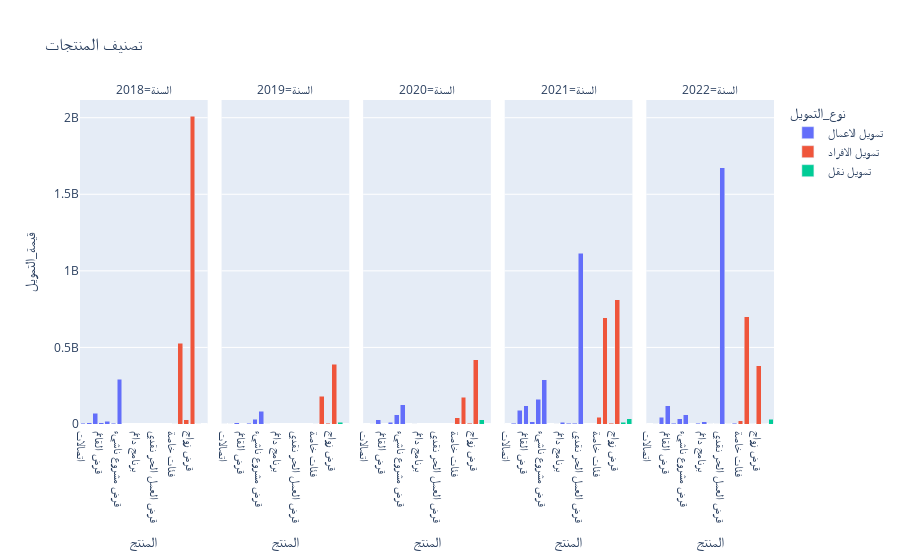

Notebook source saved alongside this figure:
### Code cell
df1 = data.groupby(["السنة", "المنتج", "نوع_التمويل"]).sum().reset_index(level=[0,1,2])
fig = px.bar(df1, x="المنتج", y="قيمة_التمويل", barmode="stack", color="نوع_التمويل", title="تصنيف المنتجات", facet_col="السنة")
#fig.update_xaxes(tickangle=45)
fig.show()

### Figure 1 — Plotly figure (JSON) as saved in the notebook; plotly's stock layout.template omitted (floating-point values rounded to 4 significant figures)
{"data": [{"alignmentgroup": "True", "hovertemplate": "نوع_التمويل=تمويل الاعمال<br>السنة=2018<br>المنتج=%{x}<br>قيمة_التمويل=%{y}<extra></extra>", "legendgroup": "تمويل الاعمال", "marker": {"color": "#636efa", "pattern": {"shape": ""}}, "name": "تمويل الاعمال", "offsetgroup": "تمويل الاعمال", "orientation": "v", "showlegend": true, "textposition": "auto", "type": "bar", "x": ["اتصالات", "عربات البيع المتنقلة", "قرض التميز", "قرض القائم", "قرض خريجين ناشيء", "قرض مشروع حل", "قرض مشروع ناشيء"], "xaxis": "x", "y": [3735000, 9351300, 68849352, 6976000, 17687500, 6164000, 292862234], "yaxis": "y"}, {"alignmentgroup": "True", "hovertemplate": "نوع_التمويل=تمويل الاعمال<br>السنة=2019<br>المنتج=%{x}<br>قيمة_التمويل=%{y}<extra></extra>", "legendgroup": "تمويل الاعمال", "marker": {"color": "#636efa", "pattern": {"shape": ""}}, "name": "تمويل الاعمال", "offsetgroup": "تمويل الاعمال", "orientation": "v", "showlegend": false, "textposition": "auto", "type": "bar", "x": ["اتصالات", "الإختراع", "عربات البيع المتنقلة", "قرض التميز", "قرض خريجين ناشيء", "قرض مشروع حل", "قرض مشروع ناشيء"], "xaxis": "x2", "y": [565000, 897000, 1089000, 7990190, 5385000, 29910000, 82454000], "yaxis": "y2"}, {"alignmentgroup": "True", "hovertemplate": "نوع_التمويل=تمويل الاعمال<br>السنة=2020<br>المنتج=%{x}<br>قيمة_التمويل=%{y}<extra></extra>", "legendgroup": "تمويل الاعمال", "marker": {"color": "#636efa", "pattern": {"shape": ""}}, "name": "تمويل الاعمال", "offsetgroup": "تمويل الاعمال", "orientation": "v", "showlegend": false, "textposition": "auto", "type": "bar", "x": ["عربات البيع المتنقلة", "قرض التميز", "قرض امتياز تجاري", "قرض خريجين ناشيء", "قرض مشروع حل", "قرض مشروع ناشيء"], "xaxis": "x3", "y": [2873000, 28926749, 1345150, 11745000, 59882000, 127258111], "yaxis": "y3"}, {"alignmentgroup": "True", "hovertemplate": "نوع_التمويل=تمويل الاعمال<br>السنة=2021<br>المنتج=%{x}<br>قيمة_التمويل=%{y}<extra></extra>", "legendgroup": "تمويل الاعمال", "marker": {"color": "#636efa", "pattern": {"shape": ""}}, "name": "تمويل الاعمال", "offsetgroup": "تمويل الاعمال", "orientation": "v", "showlegend": false, "textposition": "auto", "type": "bar", "x": ["برنامج دائم", "برنامج ساهم", "عربات البيع المتنقلة", "قرض التقنيات الناشئة", "قرض التميز", "قرض العمل الحر نقدي", "قرض القائم", "قرض امتياز تجاري", "قرض خريجين ناشيء", "قرض مشروع حل", "قرض مشروع ناشيء"], "xaxis": "x4", "y": [10898438, 4842000, 6268600, 5115726, 90278561, 1113908000, 118031000, 895000, 14780000, 163075180, 288113823], "yaxis": "y4"}, {"alignmentgroup": "True", "hovertemplate": "نوع_التمويل=تمويل الاعمال<br>السنة=2022<br>المنتج=%{x}<br>قيمة_التمويل=%{y}<extra></extra>", "legendgroup": "تمويل الاعمال", "marker": {"color": "#636efa", "pattern": {"shape": ""}}, "name": "تمويل الاعمال", "offsetgroup": "تمويل الاعمال", "orientation": "v", "showlegend": false, "textposition": "auto", "type": "bar", "x": ["برنامج دائم", "برنامج ساهم", "سيولة", "عربات البيع المتنقلة", "قرض التقنيات الناشئة", "قرض التميز", "قرض العمل الحر نقدي", "قرض القائم", "قرض امتياز تجاري", "قرض خريجين ناشيء", "قرض مشروع حل", "قرض مشروع ناشيء", "قرض نقاط البيع"], "xaxis": "x5", "y": [13184750, 1600000, 575000, 1615192, 2365000, 44880980, 1673060000, 119084000, 3594000, 6105000, 32917620, 61157956, 3509000], "yaxis": "y5"}, {"alignmentgroup": "True", "hovertemplate": "نوع_التمويل=تمويل الافراد<br>السنة=2018<br>المنتج=%{x}<br>قيمة_التمويل=%{y}<extra></extra>", "legendgroup": "تمويل الافراد", "marker": {"color": "#EF553B", "pattern": {"shape": ""}}, "name": "تمويل الافراد", "offsetgroup": "تمويل الافراد", "orientation": "v", "showlegend": true, "textposition": "auto", "type": "bar", "x": ["فئات خاصة", "قرض أسرة", "قرض ترميم", "قرض زواج"], "xaxis": "x", "y": [1596000, 527655000, 28458000, 2009784000], "yaxis": "y"}, {"alignmentgroup": "True", "hovertemplate": "نوع_التمويل=تمويل الافراد<br>السنة=2019<br>المنتج=%{x}<br>قيمة_التمويل=%{y}<extra></extra>", "legendgroup": "تمويل الافراد", "marker": {"color": "#EF553B", "pattern": {"shape": ""}}, "name": "تمويل الافراد", "offsetgroup": "تمويل الافراد", "orientation": "v", "showlegend": false, "textposition": "auto", "type": "bar", "x": ["فئات خاصة", "قرض أسرة", "قرض ترميم", "قرض زواج"], "xaxis": "x2", "y": [294000, 180276000, 5664000, 388914000], "yaxis": "y2"}, {"alignmentgroup": "True", "hovertemplate": "نوع_التمويل=تمويل الافراد<br>السنة=2020<br>المنتج=%{x}<br>قيمة_التمويل=%{y}<extra></extra>", "legendgroup": "تمويل الافراد", "marker": {"color": "#EF553B", "pattern": {"shape": ""}}, "name": "تمويل الافراد", "offsetgroup": "تمويل الافراد", "orientation": "v", "showlegend": false, "textposition": "auto", "type": "bar", "x": ["فئات خاصة", "قرض أسرة", "قرض ترميم", "قرض زواج"], "xaxis": "x3", "y": [40194000, 174927000, 6072000, 420864000], "yaxis": "y3"}, {"alignmentgroup": "True", "hovertemplate": "نوع_التمويل=تمويل الافراد<br>السنة=2021<br>المنتج=%{x}<br>قيمة_التمويل=%{y}<extra></extra>", "legendgroup": "تمويل الافراد", "marker": {"color": "#EF553B", "pattern": {"shape": ""}}, "name": "تمويل الافراد", "offsetgroup": "تمويل الافراد", "orientation": "v", "showlegend": false, "textposition": "auto", "type": "bar", "x": ["فئات خاصة", "قرض أسرة", "قرض ترميم", "قرض زواج"], "xaxis": "x4", "y": [44412000, 693816000, 4272000, 812070000], "yaxis": "y4"}, {"alignmentgroup": "True", "hovertemplate": "نوع_التمويل=تمويل الافراد<br>السنة=2022<br>المنتج=%{x}<br>قيمة_التمويل=%{y}<extra></extra>", "legendgroup": "تمويل الافراد", "marker": {"color": "#EF553B", "pattern": {"shape": ""}}, "name": "تمويل الافراد", "offsetgroup": "تمويل الافراد", "orientation": "v", "showlegend": false, "textposition": "auto", "type": "bar", "x": ["فئات خاصة", "قرض أسرة", "قرض ترميم", "قرض زواج"], "xaxis": "x5", "y": [21984000, 699318000, 732000, 380994000], "yaxis": "y5"}, {"alignmentgroup": "True", "hovertemplate": "نوع_التمويل=تمويل نقل<br>السنة=2018<br>المنتج=%{x}<br>قيمة_التمويل=%{y}<extra></extra>", "legendgroup": "تمويل نقل", "marker": {"color": "#00cc96", "pattern": {"shape": ""}}, "name": "تمويل نقل", "offsetgroup": "تمويل نقل", "orientation": "v", "showlegend": true, "textposition": "auto", "type": "bar", "x": ["قرض سيارة"], "xaxis": "x", "y": [2472152], "yaxis": "y"}, {"alignmentgroup": "True", "hovertemplate": "نوع_التمويل=تمويل نقل<br>السنة=2019<br>المنتج=%{x}<br>قيمة_التمويل=%{y}<extra></extra>", "legendgroup": "تمويل نقل", "marker": {"color": "#00cc96", "pattern": {"shape": ""}}, "name": "تمويل نقل", "offsetgroup": "تمويل نقل", "orientation": "v", "showlegend": false, "textposition": "auto", "type": "bar", "x": ["قرض سيارة"], "xaxis": "x2", "y": [11418000], "yaxis": "y2"}, {"alignmentgroup": "True", "hovertemplate": "نوع_التمويل=تمويل نقل<br>السنة=2020<br>المنتج=%{x}<br>قيمة_التمويل=%{y}<extra></extra>", "legendgroup": "تمويل نقل", "marker": {"color": "#00cc96", "pattern": {"shape": ""}}, "name": "تمويل نقل", "offsetgroup": "تمويل نقل", "orientation": "v", "showlegend": false, "textposition": "auto", "type": "bar", "x": ["قرض سيارة"], "xaxis": "x3", "y": [28796268], "yaxis": "y3"}, {"alignmentgroup": "True", "hovertemplate": "نوع_التمويل=تمويل نقل<br>السنة=2021<br>المنتج=%{x}<br>قيمة_التمويل=%{y}<extra></extra>", "legendgroup": "تمويل نقل", "marker": {"color": "#00cc96", "pattern": {"shape": ""}}, "name": "تمويل نقل", "offsetgroup": "تمويل نقل", "orientation": "v", "showlegend": false, "textposition": "auto", "type": "bar", "x": ["قرض النقل التشاركي", "قرض سيارة"], "xaxis": "x4", "y": [35560000.0, 12466077], "yaxis": "y4"}, {"alignmentgroup": "True", "hovertemplate": "نوع_التمويل=تمويل نقل<br>السنة=2022<br>المنتج=%{x}<br>قيمة_التمويل=%{y}<extra></extra>", "legendgroup": "تمويل نقل", "marker": {"color": "#00cc96", "pattern": {"shape": ""}}, "name": "تمويل نقل", "offsetgroup": "تمويل نقل", "orientation": "v", "showlegend": false, "textposition": "auto", "type": "bar", "x": ["قرض النقل التشاركي", "قرض سيارة"], "xaxis": "x5", "y": [32351389, 2100285], "yaxis": "y5"}], "layout": {"annotations": [{"font": {}, "showarrow": false, "text": "السنة=2018", "x": 0.092, "xanchor": "center", "xref": "paper", "y": 1, "yanchor": "bottom", "yref": "paper"}, {"font": {}, "showarrow": false, "text": "السنة=2019", "x": 0.296, "xanchor": "center", "xref": "paper", "y": 1, "yanchor": "bottom", "yref": "paper"}, {"font": {}, "showarrow": false, "text": "السنة=2020", "x": 0.5, "xanchor": "center", "xref": "paper", "y": 1, "yanchor": "bottom", "yref": "paper"}, {"font": {}, "showarrow": false, "text": "السنة=2021", "x": 0.704, "xanchor": "center", "xref": "paper", "y": 1, "yanchor": "bottom", "yref": "paper"}, {"font": {}, "showarrow": false, "text": "السنة=2022", "x": 0.908, "xanchor": "center", "xref": "paper", "y": 1, "yanchor": "bottom", "yref": "paper"}], "barmode": "stack", "legend": {"title": {"text": "نوع_التمويل"}, "tracegroupgap": 0}, "title": {"text": "تصنيف المنتجات"}, "xaxis": {"anchor": "y", "domain": [0, 0.184], "title": {"text": "المنتج"}}, "xaxis2": {"anchor": "y2", "domain": [0.204, 0.388], "matches": "x", "title": {"text": "المنتج"}}, "xaxis3": {"anchor": "y3", "domain": [0.408, 0.592], "matches": "x", "title": {"text": "المنتج"}}, "xaxis4": {"anchor": "y4", "domain": [0.612, 0.796], "matches": "x", "title": {"text": "المنتج"}}, "xaxis5": {"anchor": "y5", "domain": [0.816, 1], "matches": "x", "title": {"text": "المنتج"}}, "yaxis": {"anchor": "x", "domain": [0, 1], "title": {"text": "قيمة_التمويل"}}, "yaxis2": {"anchor": "x2", "domain": [0, 1], "matches": "y", "showticklabels": false}, "yaxis3": {"anchor": "x3", "domain": [0, 1], "matches": "y", "showticklabels": false}, "yaxis4": {"anchor": "x4", "domain": [0, 1], "matches": "y", "showticklabels": false}, "yaxis5": {"anchor": "x5", "domain": [0, 1], "matches": "y", "showticklabels": false}}}
